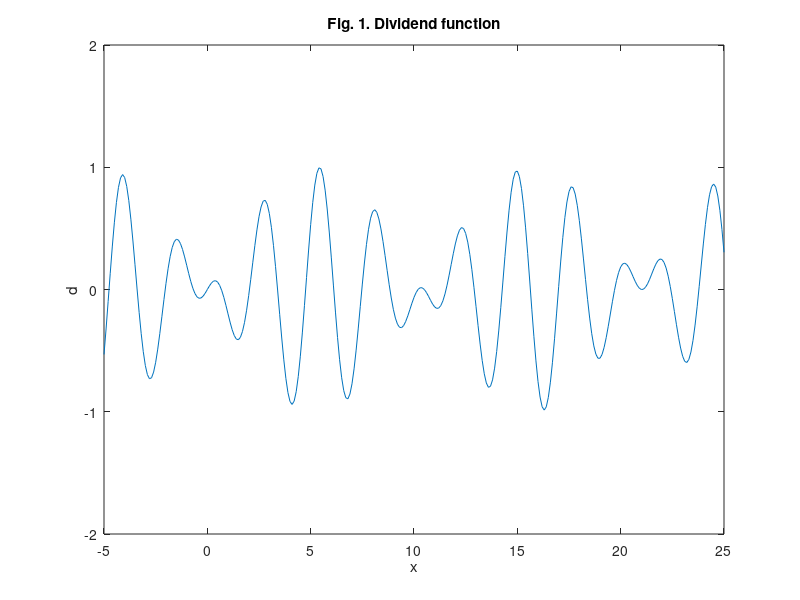
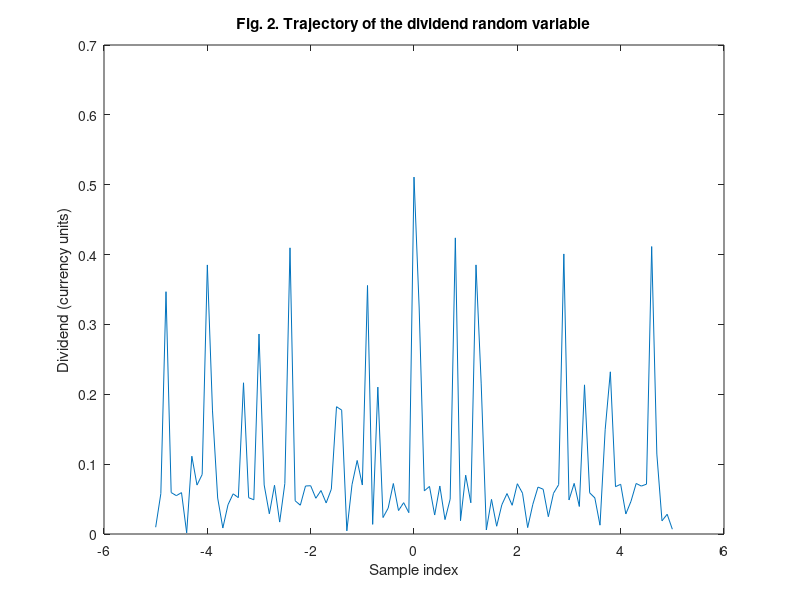
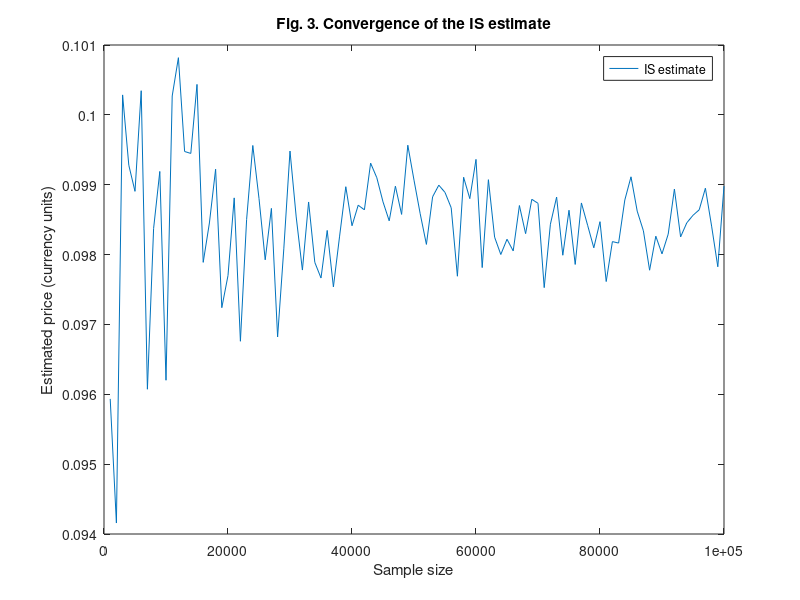
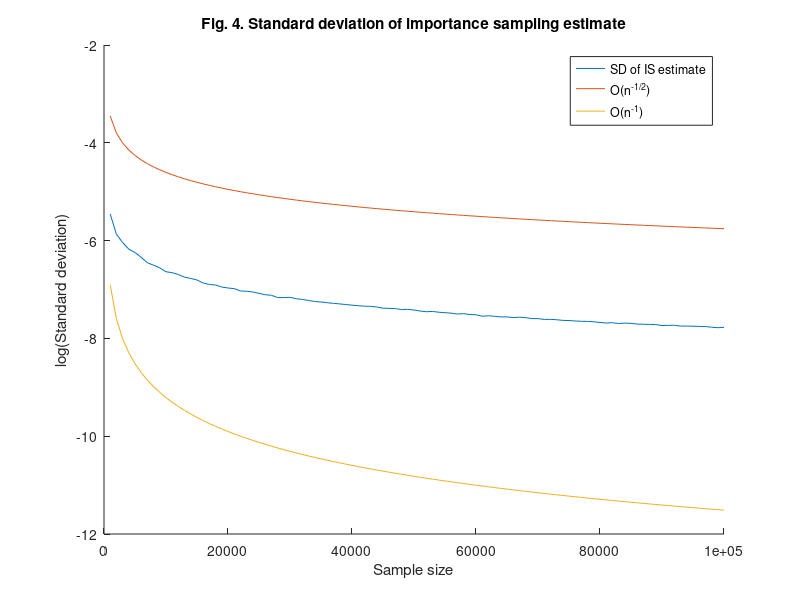

These charts were generated, in order, by the following MATLAB code:
% Exercise - Understanding importance sampling with security pricing

%% 1. Aim of the exercise
% The aim of this exercise is to understand importance sampling in the 
% context of reducing variance of the integral estimate in a security 
% pricing example.

%% 2. Theory
% Refer to the accompanying PDF file for the theory.

%% 3. Clear the memory

% Clear the memory 
clear;

%% 4. Define dividend function

% 4.1. Define dividend function as anonymous function
d_fun = @(x) sin((2*pi)/21.*x).*cos((2*pi)/exp(1).*x);

% 4.2. Create sequence for plotting
x = -5:0.1:25;

% 4.3. Evaluate dividend function over sequence
d = d_fun(x);

%% 5. Visualize the shape of the dividend function

% Create figure and plot dividend function over x
figure
plot(x,d)
title('Fig. 1. Dividend function')
xlabel('x')
ylabel('d')
ylim([-2 2])

%% 6. Create the trajectory of the dividend random variable

% 6.1. Draw samples from Gamma distribution
X = random('Gamma',1.2,0.5,[1 101]);

% 6.2. Evaluate dividend realizations
d_X = abs(d_fun(X));

%% 7. Visualize the trajectory of the dividend random variable

% Create figure and plot dividend realizations
figure
plot(-5:0.1:5,d_X)
title('Fig. 2. Trajectory of the dividend random variable');
xlabel('Sample index');
ylabel('Dividend (currency units)');

%% 8. Compute the weighted importance sampling estimate

% 8.1. Set proposal distribution: Exponential with rate 2 (mean = 0.5)
proposal_mean = 0.5;

% 8.2. Define weight function w(x) = 2*x^0.2
w_fun = @(x) 2.*x.^0.2;

% 8.3. Define scaled dividend function g(x) = (1/R)*|d(x)|
g_fun = @(x) (1/1.05).*abs(d_fun(x));

% 8.4. Create vector of sample sizes from 1,000 to 100,000
N_sizes = 1000:1000:100000;

% 8.5. Preallocate vector for importance sampling estimates
weighted_is_estimate = zeros(size(N_sizes));

% 8.6. Preallocate vector for sample variances of estimates
sample_variance_expo = zeros(size(N_sizes));

% 8.7. Loop over each sample size to compute IS estimate and variance
for i = 1:length(N_sizes)
    
    % 8.7.1. Set current sample size
    N = N_sizes(i);
    
    % 8.7.2. Draw N samples from Exponential(mean = 0.5)
    Xp = random('Exponential',proposal_mean,[N 1]);
    
    % 8.7.3. Evaluate scaled dividend function g(X_i)
    g_vals = g_fun(Xp);
    
    % 8.7.4. Compute importance weights w(X_i)
    w_vals = w_fun(Xp);
    
    % 8.7.5. Normalize weights to sum to 1
    w_norm = w_vals/sum(w_vals);
    
    % 8.7.6. Compute weighted importance sampling estimate
    weighted_is_estimate(i) = sum(w_norm.*g_vals);
    
    % 8.7.7. Compute sample variance of the IS estimate
    sample_variance_expo(i) = (N/(N-1))* ...
        sum((w_norm.^2).*(g_vals-weighted_is_estimate(i)).^2);
end

%% 9. Visualize convergence behavior of importance sampling estimate

% Create figure and plot IS estimates across sample sizes
figure
plot(N_sizes,weighted_is_estimate,'DisplayName','IS estimate')
title('Fig. 3. Convergence of the IS estimate')
xlabel('Sample size')
ylabel('Estimated price (currency units)')
legend('show')

%% 10. Visualize SD behavior of importance sampling estimate

% Create figure for log-transformed standard deviation comparison
figure
log_sd = log(sqrt(sample_variance_expo)); % Compute log of sample SD from IS estimates
log_n_half = log(1./sqrt(N_sizes)); % Compute log of theoretical O(n^{-1/2}) convergence rate
log_n_inv = log(1./N_sizes); % Compute log of theoretical O(n^{-1}) convergence rate
hold on
plot(N_sizes,log_sd,'DisplayName','SD of IS estimate');
plot(N_sizes,log_n_half,'DisplayName','O(n^{-1/2})');
plot(N_sizes,log_n_inv,'DisplayName','O(n^{-1})');
title('Fig. 4. Standard deviation of importance sampling estimate');
xlabel('Sample size');
ylabel('log(Standard deviation)');
legend('show');
hold off
